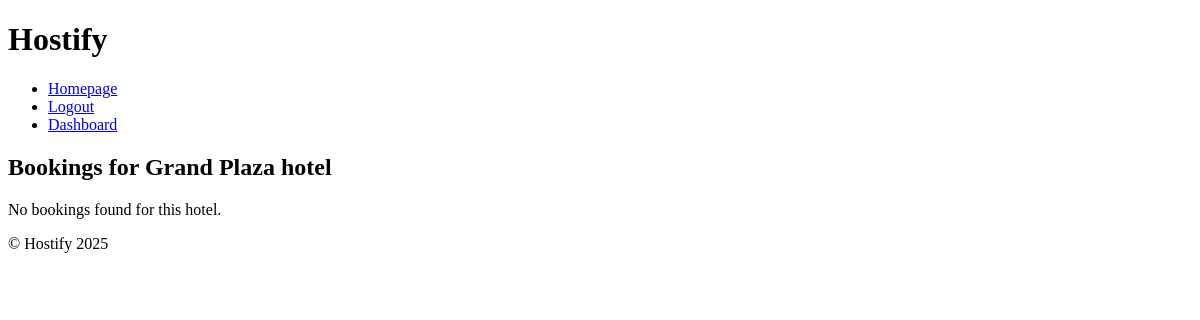
/hotels/1/bookings/ (signed in), run on an earlier commit of the app's database.
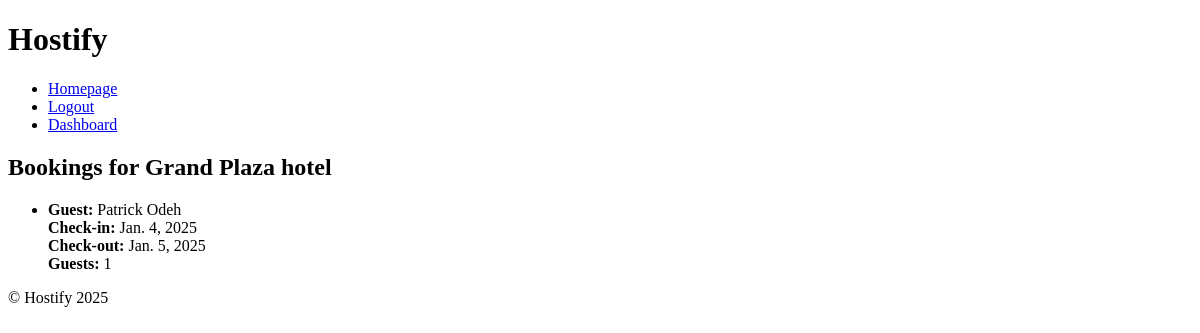
And on a later commit of the database.
### core/models.py (models this page shows, shortened)
class Booking(models.Model):
    user = models.ForeignKey(User, on_delete=models.CASCADE)
    room = models.ForeignKey(Room, on_delete=models.CASCADE)
    check_in_date = models.DateField()
    check_out_date = models.DateField()
    number_of_guests = models.IntegerField()
    status = models.CharField(max_length=20, default='Pending')

class User(AbstractUser):
    is_hotel_owner = models.BooleanField(default=False)
    username = models.CharField(max_length=255, unique=True)
    first_name = models.CharField(max_length=255)
    last_name = models.CharField(max_length=255)
    phone_number = models.CharField(max_length=20, unique=True)
    email = models.EmailField(unique=True)
    groups = models.ManyToManyField(
        'auth.Group',
        related_name='custom_user_groups',  # Add a related_name here
        blank=True,
        help_text='The groups this user belongs to. A user can belong to multiple groups.'
    )
    user_permissions = models.ManyToManyField(
        'auth.Permission',
        related_name='custom_user_permissions',  # Add a related_name here
        blank=True,
        help_text='Specific permissions for this user.'
    )

### core/views.py (the view)
# urls.py: path('hotels/<int:hotel_id>/bookings/', views.owner_bookings, name='owner_bookings'),
def owner_bookings(request, hotel_id):
    hotel = get_object_or_404(Hotel, id=hotel_id, owner=request.user)
    bookings = Booking.objects.filter(room__hotel=hotel).order_by('-check_in_date')
    return render(request, 'hotels/owner_bookings.html', {'hotel': hotel, 'bookings': bookings})

### templates/hotels/owner_bookings.html (shortened to what this page needs)
{% extends 'home.html' %}
{% block content %}
  <h2>Bookings for {{ hotel.name }}</h2>
  {% if bookings %}
    <ul>
      {% for booking in bookings %}
        <li>
          <strong>Guest:</strong> {{ booking.user.get_full_name }}<br>
          <strong>Check-in:</strong> {{ booking.check_in_date }}<br>
          <strong>Check-out:</strong> {{ booking.check_out_date }}<br>
          <strong>Guests:</strong> {{ booking.number_of_guests }}
        </li>
      {% endfor %}
    </ul>
  {% else %}
    <p>No bookings found for this hotel.</p>
  {% endif %}
{% endblock %}

What changed in the data, as far as the page shows it:
added Booking: user.get_full_name "Patrick Odeh", check_in_date "Jan. 4, 2025", check_out_date "Jan. 5, 2025", number_of_guests "1"
Also different on the page:
text no longer shown: "No bookings found for this hotel."
